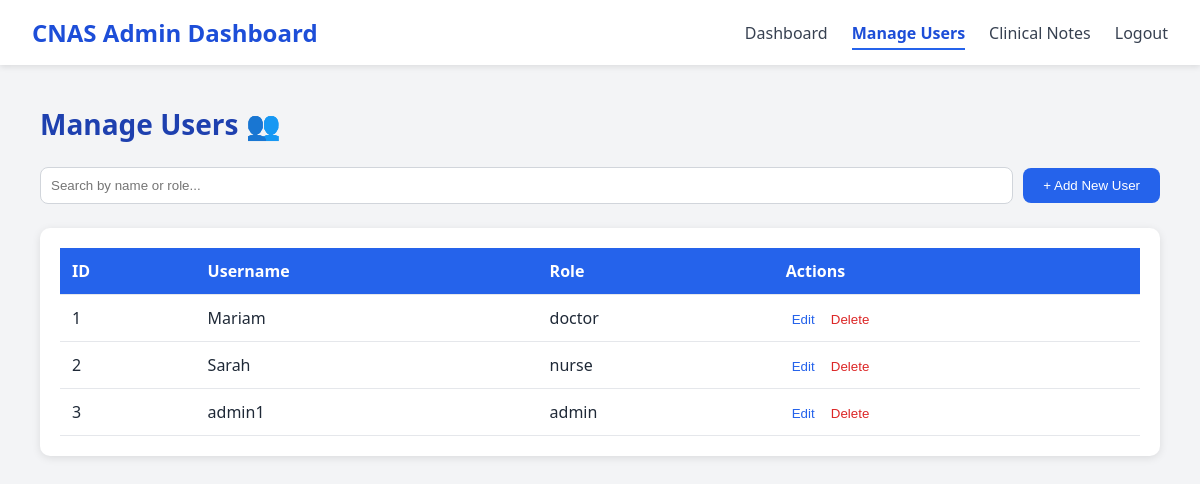
The app's page /admin-users with its own data.
### tables this page shows
CREATE TABLE users (
                    id INTEGER PRIMARY KEY AUTOINCREMENT,
                    username TEXT UNIQUE NOT NULL,
                    password TEXT NOT NULL,
                    role TEXT NOT NULL);

### app.py (the view)
@app.route('/admin-users')
def admin_users():
    conn = get_db()
    users = conn.execute("SELECT * FROM users").fetchall()
    conn.close()
    return render_template('admin-users.html', users=users)

### app.py (called while the page is built)
def get_db():
    conn = sqlite3.connect("database.db")
    conn.row_factory = sqlite3.Row
    return conn

### Templates/admin-users.html (shortened to what this page needs)
<!DOCTYPE html>
<html lang="en">
<head>
</head>
<body>
  <nav>
    <h1>CNAS Admin Dashboard</h1>
    <ul>
      <li><a href="{{ url_for('admin_dashboard') }}">Dashboard</a></li>
      <li><a href="{{ url_for('admin_users') }}" class="text-blue-700">Manage Users</a></li>
      <li><a href="{{ url_for('admin_notes') }}" >Clinical Notes</a></li>
      <li><a href="{{ url_for('login') }}" class="hover:text-red-600">Logout</a></li>
    </ul>
  </nav>
  <main class="main">
    <h2>Manage Users 👥</h2>
    <div class="top-controls">
      <input id="searchInput" type="text" placeholder="Search by name or role..." />
      <button id="addUserBtn">+ Add New User</button>
    </div>
    <section class="table-section">
      <table>
        <thead>
          <tr><th>ID</th><th>Username</th><th>Role</th><th>Actions</th></tr>
        </thead>
        <tbody id="userTable">
          {% for user in users %}
          <tr>
            <td>{{ user['id'] }}</td>
            <td>{{ user['username'] }}</td>
            <td>{{ user['role'] }}</td>
            <td>
              <button class="link-edit" data-id="{{ user['id'] }}" data-username="{{ user['username'] }}" data-role="{{ user['role'] }}">Edit</button>
              <button class="link-delete" data-id="{{ user['id'] }}">Delete</button>
            </td>
          </tr>
          {% endfor %}
        </tbody>
      </table>
    </section>
  </main>
</body>
</html>

### Templates/admin-users.html (style rules this page uses)
body { background-color: #f3f4f6; font-family: system-ui, -apple-system, sans-serif; margin: 0; color: #1f2937; }
h1, h2, h3 { margin: 0; }
nav { background-color: #fff; box-shadow: 0 2px 6px rgba(0,0,0,0.1); display: flex; justify-content: space-between; align-items: center; padding: 16px 32px; }
nav h1 { font-size: 1.5rem; font-weight: 700; color: #1d4ed8; }
nav ul { list-style: none; display: flex; gap: 24px; margin: 0; padding: 0; color: #374151; }
nav ul a { text-decoration: none; color: inherit; transition: 0.2s; }
nav ul a.text-blue-700 { font-weight: 600; color: #1d4ed8; border-bottom: 2px solid #2563eb; padding-bottom: 4px; }
.main { padding: 40px; }
.main h2 { font-size: 28px; color: #1e40af; margin-bottom: 24px; }
.top-controls { display: flex; justify-content: space-between; align-items: center; margin-bottom: 24px; gap: 10px; }
.top-controls input { flex: 1; min-width: 250px; padding: 10px; border: 1px solid #d1d5db; border-radius: 8px; outline: none; }
.top-controls button { background-color: #2563eb; color: white; border: none; padding: 10px 20px; border-radius: 8px; cursor: pointer; }
.table-section { background: white; padding: 20px; border-radius: 10px; box-shadow: 0 2px 8px rgba(0,0,0,0.1); }
table { width: 100%; border-collapse: collapse; }
thead { background-color: #2563eb; color: white; }
th, td { padding: 12px; text-align: left; border-bottom: 1px solid #e5e7eb; }
button.link-edit { color: #2563eb; background: none; border: none; cursor: pointer; }
button.link-delete { color: #dc2626; background: none; border: none; cursor: pointer; }

### records on screen
users: id "1", username "Mariam", role "doctor"
users: id "2", username "Sarah", role "nurse"
users: id "3", username "admin1", role "admin"
